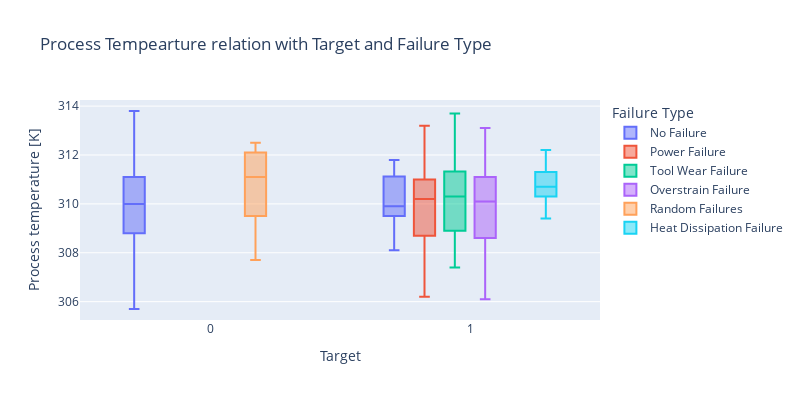

Notebook cell for this chart:
### Markdown cell above
Here,
* **q1** : 25th Percentile / the middle value between the median and the lowest value
* **q3** : 75th Percentile / the middle value between the median and the highest value.
* **Interquartile range (IQR)**: the difference from q3 to q1

### Code cell
# Process Tempearture relation with Target/Failure Type
fig = px.box(data,
             y      =  "Process temperature [K]",
             x      =  "Target",
             title  =  "Process Tempearture relation with Target and Failure Type",
             color  =  "Failure Type",
             width  =  800,
             height =  400)
fig.show()

### Figure 1 — Plotly figure (JSON) as saved in the notebook; plotly's stock layout.template omitted (floating-point values rounded to 4 significant figures; data arrays with more than 128 entries replaced by an {"elided": "..."} marker saying what was removed)
{"data": [{"alignmentgroup": "True", "hovertemplate": "Failure Type=No Failure<br>Target=%{x}<br>Process temperature [K]=%{y}<extra></extra>", "legendgroup": "No Failure", "marker": {"color": "#636efa"}, "name": "No Failure", "notched": false, "offsetgroup": "No Failure", "orientation": "v", "showlegend": true, "type": "box", "x": {"elided": "9652 int values"}, "x0": " ", "xaxis": "x", "y": {"elided": "9652 float values"}, "y0": " ", "yaxis": "y"}, {"alignmentgroup": "True", "hovertemplate": "Failure Type=Power Failure<br>Target=%{x}<br>Process temperature [K]=%{y}<extra></extra>", "legendgroup": "Power Failure", "marker": {"color": "#EF553B"}, "name": "Power Failure", "notched": false, "offsetgroup": "Power Failure", "orientation": "v", "showlegend": true, "type": "box", "x": [1, 1, 1, 1, 1, 1, 1, 1, 1, 1, 1, 1, 1, 1, 1, 1, 1, 1, 1, 1, 1, 1, 1, 1, 1, 1, 1, 1, 1, 1, 1, 1, 1, 1, 1, 1, 1, 1, 1, 1, 1, 1, 1, 1, 1, 1, 1, 1, 1, 1, 1, 1, 1, 1, 1, 1, 1, 1, 1, 1, 1, 1, 1, 1, 1, 1, 1, 1, 1, 1, 1, 1, 1, 1, 1, 1, 1, 1, 1, 1, 1, 1, 1, 1, 1, 1, 1, 1, 1, 1, 1, 1, 1, 1, 1], "x0": " ", "xaxis": "x", "y": [309.1, 309, 308.3, 308.5, 308.7, 308.2, 308.3, 308.5, 308.7, 309.8, 307.4, 306.3, 306.2, 307.2, 307.5, 307.7, 307.8, 307.9, 309.5, 310.1, 310.2, 308.7, 308.7, 308, 307.9, 307.7, 308.2, 308.9, 308.7, 308.7, 308.2, 308.6, 308.8, 309.4, 309.8, 309.9, 310.9, 310.4, 310.6, 311, 311.6, 311.5, 311.4, 311.2, 311, 310.6, 311, 310.1, 310.2, 309.8, 309.7, 310.4, 310.2, 312, 312.2, 312.4, 313.1, 312.8, 313.2, 312.6, 312.3, 312.1, 312.2, 312.4, 311.9, 310.2, 310.9, 310.9, 310.1, 310.4, 310.7, 310.6, 310.7, 310.7, 311.4, 311.1, 310.5, 310.4, 310.2, 311.3, 311.2, 311, 311.6, 312.4, 312.2, 310.3, 310.1, 309.7, 308.1, 308.3, 307.9, 309, 310.2, 309.5, 308.2], "y0": " ", "yaxis": "y"}, {"alignmentgroup": "True", "hovertemplate": "Failure Type=Tool Wear Failure<br>Target=%{x}<br>Process temperature [K]=%{y}<extra></extra>", "legendgroup": "Tool Wear Failure", "marker": {"color": "#00cc96"}, "name": "Tool Wear Failure", "notched": false, "offsetgroup": "Tool Wear Failure", "orientation": "v", "showlegend": true, "type": "box", "x": [1, 1, 1, 1, 1, 1, 1, 1, 1, 1, 1, 1, 1, 1, 1, 1, 1, 1, 1, 1, 1, 1, 1, 1, 1, 1, 1, 1, 1, 1, 1, 1, 1, 1, 1, 1, 1, 1, 1, 1, 1, 1, 1, 1, 1], "x0": " ", "xaxis": "x", "y": [308.9, 307.8, 308.5, 307.4, 307.6, 308, 309.2, 308.4, 309.3, 309.4, 309.6, 310.9, 310.9, 311.3, 311.5, 310.8, 310.9, 309.7, 310.5, 311.4, 312, 313.7, 313.2, 312.3, 310.2, 310.6, 310.6, 309.9, 309.9, 311, 310.3, 311.4, 311.8, 311.7, 311.7, 311.8, 310.7, 309.5, 308.3, 308.5, 308.8, 308.1, 308.9, 310.7, 309.8], "y0": " ", "yaxis": "y"}, {"alignmentgroup": "True", "hovertemplate": "Failure Type=Overstrain Failure<br>Target=%{x}<br>Process temperature [K]=%{y}<extra></extra>", "legendgroup": "Overstrain Failure", "marker": {"color": "#ab63fa"}, "name": "Overstrain Failure", "notched": false, "offsetgroup": "Overstrain Failure", "orientation": "v", "showlegend": true, "type": "box", "x": [1, 1, 1, 1, 1, 1, 1, 1, 1, 1, 1, 1, 1, 1, 1, 1, 1, 1, 1, 1, 1, 1, 1, 1, 1, 1, 1, 1, 1, 1, 1, 1, 1, 1, 1, 1, 1, 1, 1, 1, 1, 1, 1, 1, 1, 1, 1, 1, 1, 1, 1, 1, 1, 1, 1, 1, 1, 1, 1, 1, 1, 1, 1, 1, 1, 1, 1, 1, 1, 1, 1, 1, 1, 1, 1, 1, 1, 1], "x0": " ", "xaxis": "x", "y": [308.2, 308.1, 308.2, 308.3, 308.3, 308.5, 309.6, 308.1, 306.1, 307.8, 307.8, 307.8, 308.1, 310.4, 310.4, 309.8, 308.4, 308.2, 307.3, 309.4, 308.6, 308.5, 308.8, 309, 309.1, 309.3, 309.3, 309.8, 310.1, 310.8, 310.8, 310.9, 311.2, 311.6, 311, 310.8, 310.5, 311.8, 312.7, 313.1, 312.9, 313, 312.4, 312.4, 312.2, 311.8, 310.7, 311.1, 311, 310.5, 309.9, 310.7, 311.6, 310.3, 311.9, 311.1, 311.2, 311.8, 311.8, 311.8, 311.9, 311.9, 310.9, 310.8, 309.8, 308.4, 308.1, 308.2, 308.6, 309.8, 309.9, 310, 309.8, 310.1, 310.2, 310.3, 309.4, 309.3], "y0": " ", "yaxis": "y"}, {"alignmentgroup": "True", "hovertemplate": "Failure Type=Random Failures<br>Target=%{x}<br>Process temperature [K]=%{y}<extra></extra>", "legendgroup": "Random Failures", "marker": {"color": "#FFA15A"}, "name": "Random Failures", "notched": false, "offsetgroup": "Random Failures", "orientation": "v", "showlegend": true, "type": "box", "x": [0, 0, 0, 0, 0, 0, 0, 0, 0, 0, 0, 0, 0, 0, 0, 0, 0, 0], "x0": " ", "xaxis": "x", "y": [308.3, 309.8, 307.7, 309.5, 309, 309.2, 310.5, 312.3, 312.1, 312.5, 312.2, 311.9, 312.1, 310.7, 311.2, 311, 311.7, 311.9], "y0": " ", "yaxis": "y"}, {"alignmentgroup": "True", "hovertemplate": "Failure Type=Heat Dissipation Failure<br>Target=%{x}<br>Process temperature [K]=%{y}<extra></extra>", "legendgroup": "Heat Dissipation Failure", "marker": {"color": "#19d3f3"}, "name": "Heat Dissipation Failure", "notched": false, "offsetgroup": "Heat Dissipation Failure", "orientation": "v", "showlegend": true, "type": "box", "x": [1, 1, 1, 1, 1, 1, 1, 1, 1, 1, 1, 1, 1, 1, 1, 1, 1, 1, 1, 1, 1, 1, 1, 1, 1, 1, 1, 1, 1, 1, 1, 1, 1, 1, 1, 1, 1, 1, 1, 1, 1, 1, 1, 1, 1, 1, 1, 1, 1, 1, 1, 1, 1, 1, 1, 1, 1, 1, 1, 1, 1, 1, 1, 1, 1, 1, 1, 1, 1, 1, 1, 1, 1, 1, 1, 1, 1, 1, 1, 1, 1, 1, 1, 1, 1, 1, 1, 1, 1, 1, 1, 1, 1, 1, 1, 1, 1, 1, 1, 1, 1, 1, 1, 1, 1, 1, 1, 1, 1, 1, 1, 1], "x0": " ", "xaxis": "x", "y": [309.4, 310.9, 310.8, 310.9, 310.9, 310.6, 310.9, 310.7, 310.4, 310.4, 310.4, 310.4, 310.7, 310.7, 310.7, 310.4, 310.2, 310.2, 310.4, 310.4, 310.5, 310.5, 310.6, 310.6, 310.6, 310.9, 310.7, 310.6, 310.6, 310.7, 310.7, 311, 310.9, 310.9, 311, 311.1, 310.9, 310.1, 309.9, 309.9, 309.9, 309.9, 310.3, 310.1, 310.1, 309.8, 310.1, 309.9, 309.5, 310, 310.1, 310.1, 310.2, 310.3, 310.1, 310.2, 310.1, 310.1, 310.2, 310.3, 310.3, 310.5, 310.5, 310.4, 310.4, 310.2, 310.2, 310.5, 310.3, 310.2, 310.4, 310.6, 310.7, 310.8, 310.9, 311.2, 311.2, 311, 311.1, 311.3, 311.3, 311.3, 311.2, 311.2, 311.4, 311.4, 311.4, 311.3, 311.4, 311.5, 311.8, 311.6, 311.7, 311.8, 311.8, 311.8, 311.6, 311.5, 311.4, 311.2, 311.7, 311.6, 311.9, 312, 311.9, 312.2, 312, 311.9, 311.8, 311.9, 311.8, 312.1], "y0": " ", "yaxis": "y"}], "layout": {"boxmode": "group", "height": 400, "legend": {"title": {"text": "Failure Type"}, "tracegroupgap": 0}, "title": {"text": "Process Tempearture relation with Target and Failure Type"}, "width": 800, "xaxis": {"anchor": "y", "domain": [0, 1], "title": {"text": "Target"}}, "yaxis": {"anchor": "x", "domain": [0, 1], "title": {"text": "Process temperature [K]"}}}}
